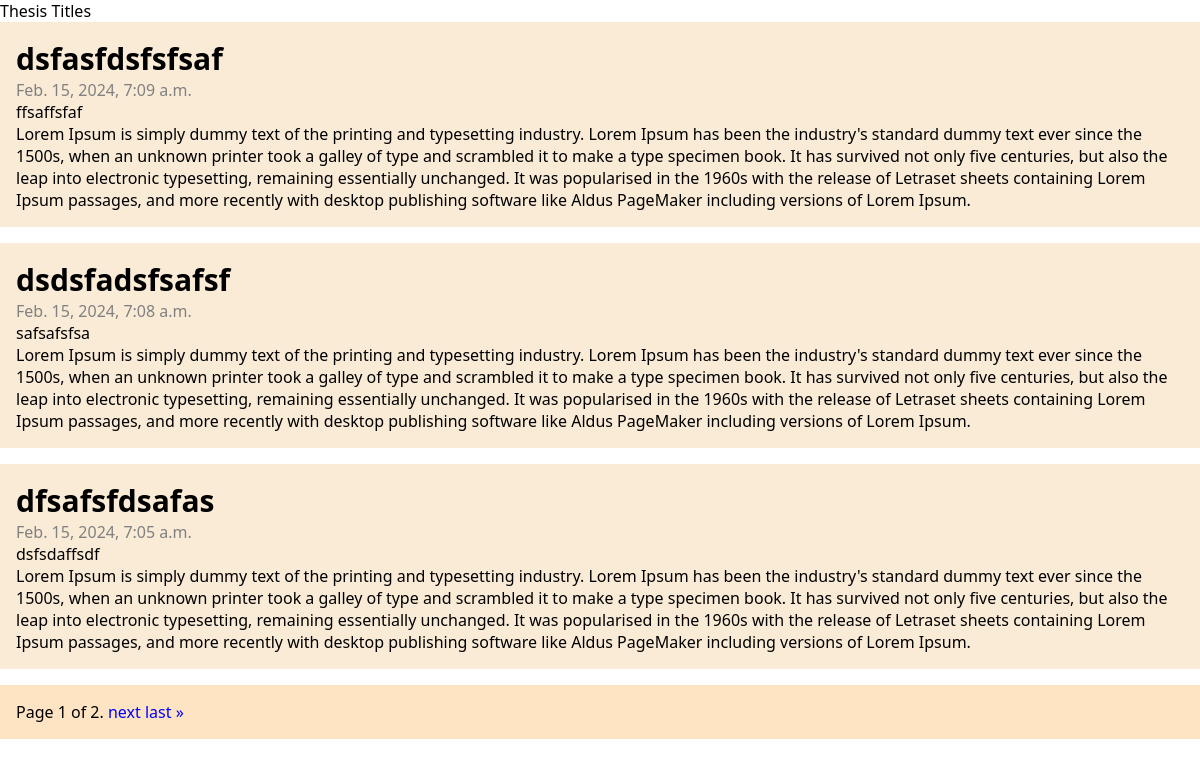
Page /thesis/?page=1 on the committed database.
### thesis/models.py (models this page shows, shortened)
class Post(models.Model):
    class Status(models.TextChoices):
        APPROVED = "APP", "Approved"
        PENDING = "PEN", "Pending"
        REJECTED = "REJ", "Rejected"
    title = models.CharField(max_length=250)
    slug = models.SlugField(max_length=250)
    the_one_who_posted = models.ForeignKey(
        User, on_delete=models.CASCADE, related_name="capstone_posts"
    )
    abstract = models.TextField()
    authors = models.CharField(max_length=500)
    adviser = models.CharField(max_length=250)
    panels = models.CharField(max_length=500)
    status = models.CharField(
        max_length=3, choices=Status.choices, default=Status.PENDING
    )
    publish = models.DateTimeField(default=timezone.now)
    created = models.DateTimeField(auto_now_add=True)
    updated = models.DateTimeField(auto_now=True)
    tags = TaggableManager()
    class Meta:
        ordering = ["-publish"]
        indexes = [
            models.Index(fields=["-publish"]),
        ]

### thesis/views.py (the view)
# urls.py: path("", include("thesis.urls")),
def thesis(request):
    post = Post.objects.all()
    paginator = Paginator(post, 3)
    page_number = request.GET.get("page")
    post = paginator.page(page_number)
    return render(request, "thesis/pagination.html", {"post": post})

### thesis/templates/thesis/pagination.html (shortened to what this page needs)
{% extends "base.html"%} {% block content %}
<div class="container">
  {% for post in post %}
  <div class="item">
    <div class="title">{{ post.title }}</div>
    <div class="publish">{{ post.publish }}</div>
    <div>{{ post.authors }}</div>
    <div>{{post.abstract}}</div>
  </div>
  {% endfor %}
</div>
<div class="pagination">
  <span class="step-links">
    <span class="current">
      Page {{ post.number }} of {{ post.paginator.num_pages }}.
    </span>
    {% if post.has_next %}
    <a href="?page={{ post.next_page_number }}">next</a>
    <a href="?page={{ post.paginator.num_pages }}">last &raquo;</a>
    {% endif %}
  </span>
</div>
{% endblock %}

### thesis/static/blog/css/style.css (style rules this page uses)
* { text-decoration: none; padding: 0; margin: 0; font-family: system-ui, -apple-system, BlinkMacSystemFont, 'Segoe UI', Roboto, Oxygen, Ubuntu, Cantarell, 'Open Sans', 'Helvetica Neue', sans-serif; }
a { color: blue; }
.title { font-size: 30px; font-weight: bold; }
.container { display: flex; flex-direction: column; gap: 1em; }
.item { background-color: antiquewhite; padding: 1em; }
.publish { color: gray; }
.pagination { background-color: bisque; margin-top: 1em; padding: 1em; }

### rows in the picture
Post: title "dsfasfdsfsfsaf", publish "Feb. 15, 2024, 7:09 a.m.", authors "ffsaffsfaf", abstract "Lorem Ipsum is simply dummy text of the printing and typesetting industry. Lorem Ipsum has been the industry's standard dummy text ever since the 1500s, when an unknown printer took a galley of type and scrambled it to make a type specimen book. It has survived not only five centuries, but also the leap into electronic typesetting, remaining essentially unchanged. It was popularised in the 1960s with the release of Letraset sheets containing Lorem Ipsum passages, and more recently with desktop publishing software like Aldus PageMaker including versions of Lorem Ipsum."
Post: title "dsdsfadsfsafsf", publish "Feb. 15, 2024, 7:08 a.m.", authors "safsafsfsa", abstract "Lorem Ipsum is simply dummy text of the printing and typesetting industry. Lorem Ipsum has been the industry's standard dummy text ever since the 1500s, when an unknown printer took a galley of type and scrambled it to make a type specimen book. It has survived not only five centuries, but also the leap into electronic typesetting, remaining essentially unchanged. It was popularised in the 1960s with the release of Letraset sheets containing Lorem Ipsum passages, and more recently with desktop publishing software like Aldus PageMaker including versions of Lorem Ipsum."
Post: title "dfsafsfdsafas", publish "Feb. 15, 2024, 7:05 a.m.", authors "dsfsdaffsdf", abstract "Lorem Ipsum is simply dummy text of the printing and typesetting industry. Lorem Ipsum has been the industry's standard dummy text ever since the 1500s, when an unknown printer took a galley of type and scrambled it to make a type specimen book. It has survived not only five centuries, but also the leap into electronic typesetting, remaining essentially unchanged. It was popularised in the 1960s with the release of Letraset sheets containing Lorem Ipsum passages, and more recently with desktop publishing software like Aldus PageMaker including versions of Lorem Ipsum."

### other values in the picture
{{ post.number }} "1"
{{ post.paginator.num_pages }} "2"
